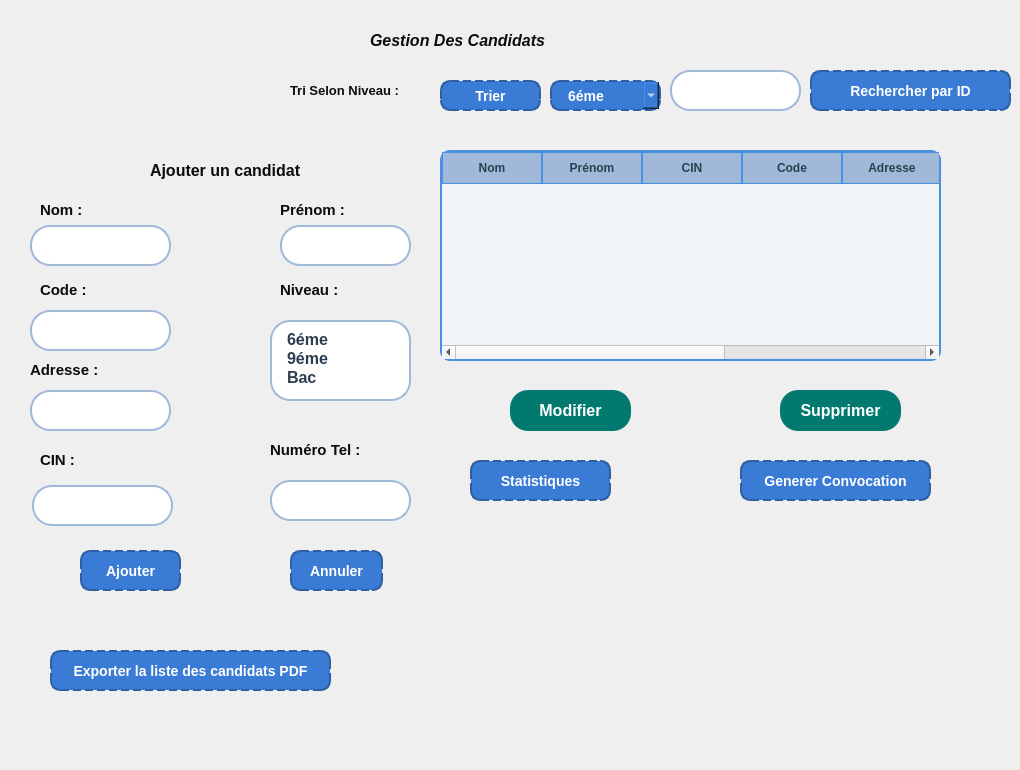
     <widget class="QWidget" name="GestCand">
      <widget class="QLabel" name="label_15">
       <property name="geometry">
        <rect>
         <x>370</x>
         <y>20</y>
         <width>231</width>
         <height>41</height>
        </rect>
       </property>
       <property name="font">
        <font>
         <pointsize>12</pointsize>
         <italic>true</italic>
         <bold>true</bold>
        </font>
       </property>
       <property name="styleSheet">
        <string notr="true">color: rgb(12, 12, 12);</string>
       </property>
       <property name="text">
        <string>Gestion Des Candidats</string>
       </property>
      </widget>
      <widget class="QLineEdit" name="lineNom">
       <property name="geometry">
        <rect>
         <x>30</x>
         <y>225</y>
         <width>141</width>
         <height>41</height>
        </rect>
       </property>
       <property name="font">
        <font>
         <pointsize>-1</pointsize>
         <bold>true</bold>
        </font>
       </property>
       <property name="tabletTracking">
        <bool>false</bool>
       </property>
       <property name="styleSheet">
        <string notr="true">#lineNom {
    background-color: #FFFFFF; /* Blanc pur pour un bon contraste */
    border: 2px solid #A0B9D9; /* Bordure bleu-gris pastel */
    border-radius: 20px; /* Coins arrondis */
    padding: 8px 12px; /* Espacement interne */
    font-size: 16px; /* Taille de police agréable */
    color: #2C3E50; /* Bleu foncé pour le texte */
    selection-background-color: #A0B9D9; /* Couleur de sélection */
}

#lineNom:focus {
    border: 2px solid #4A90E2; /* Bleu clair plus intense lors du focus */
    background-color: #F0F4F8; /* Légère variation pour effet moderne */
}

</string>
       </property>
       <property name="text">
        <string/>
       </property>
      </widget>
      <widget class="QLineEdit" name="lineCIN">
       <property name="geometry">
        <rect>
         <x>32</x>
         <y>485</y>
         <width>141</width>
         <height>41</height>
        </rect>
       </property>
       <property name="font">
        <font>
         <pointsize>-1</pointsize>
         <bold>true</bold>
        </font>
       </property>
       <property name="tabletTracking">
        <bool>false</bool>
       </property>
       <property name="styleSheet">
        <string notr="true">#lineCIN {
    background-color: #FFFFFF; /* Blanc pur pour un bon contraste */
    border: 2px solid #A0B9D9; /* Bordure bleu-gris pastel */
    border-radius: 20px; /* Coins arrondis */
    padding: 8px 12px; /* Espacement interne */
    font-size: 16px; /* Taille de police agréable */
    color: #2C3E50; /* Bleu foncé pour le texte */
    selection-background-color: #A0B9D9; /* Couleur de sélection */
}

#lineCIN:focus {
    border: 2px solid #4A90E2; /* Bleu clair plus intense lors du focus */
    background-color: #F0F4F8; /* Légère variation pour effet moderne */
}

</string>
       </property>
       <property name="text">
        <string/>
       </property>
      </widget>
      <widget class="QLineEdit" name="linePrenom">
       <property name="geometry">
        <rect>
         <x>280</x>
         <y>225</y>
         <width>131</width>
         <height>41</height>
        </rect>
       </property>
       <property name="font">
        <font>
         <pointsize>-1</pointsize>
         <bold>true</bold>
        </font>
       </property>
       <property name="tabletTracking">
        <bool>false</bool>
       </property>
       <property name="styleSheet">
        <string notr="true">#linePrenom {
    background-color: #FFFFFF; /* Blanc pur pour un bon contraste */
    border: 2px solid #A0B9D9; /* Bordure bleu-gris pastel */
    border-radius: 20px; /* Coins arrondis */
    padding: 8px 12px; /* Espacement interne */
    font-size: 16px; /* Taille de police agréable */
    color: #2C3E50; /* Bleu foncé pour le texte */
    selection-background-color: #A0B9D9; /* Couleur de sélection */
}

#linePrenom:focus {
    border: 2px solid #4A90E2; /* Bleu clair plus intense lors du focus */
    background-color: #F0F4F8; /* Légère variation pour effet moderne */
}

</string>
       </property>
       <property name="text">
        <string/>
       </property>
      </widget>
      <widget class="QLineEdit" name="lineAdresse">
       <property name="geometry">
        <rect>
         <x>30</x>
         <y>390</y>
         <width>141</width>
         <height>41</height>
        </rect>
       </property>
       <property name="font">
        <font>
         <pointsize>-1</pointsize>
         <bold>true</bold>
        </font>
       </property>
       <property name="tabletTracking">
        <bool>false</bool>
       </property>
       <property name="styleSheet">
        <string notr="true">#lineAdresse {
    background-color: #FFFFFF; /* Blanc pur pour un bon contraste */
    border: 2px solid #A0B9D9; /* Bordure bleu-gris pastel */
    border-radius: 20px; /* Coins arrondis */
    padding: 8px 12px; /* Espacement interne */
    font-size: 16px; /* Taille de police agréable */
    color: #2C3E50; /* Bleu foncé pour le texte */
    selection-background-color: #A0B9D9; /* Couleur de sélection */
}

#lineAdresse:focus {
    border: 2px solid #4A90E2; /* Bleu clair plus intense lors du focus */
    background-color: #F0F4F8; /* Légère variation pour effet moderne */
}

</string>
       </property>
       <property name="text">
        <string/>
       </property>
      </widget>
      <widget class="QLineEdit" name="lineNumTel">
       <property name="geometry">
        <rect>
         <x>270</x>
         <y>480</y>
         <width>141</width>
         <height>41</height>
        </rect>
       </property>
       <property name="font">
        <font>
         <pointsize>-1</pointsize>
         <bold>true</bold>
        </font>
       </property>
       <property name="tabletTracking">
        <bool>false</bool>
       </property>
       <property name="styleSheet">
        <string notr="true">#lineNumTel {
    background-color: #FFFFFF; /* Blanc pur pour un bon contraste */
    border: 2px solid #A0B9D9; /* Bordure bleu-gris pastel */
    border-radius: 20px; /* Coins arrondis */
    padding: 8px 12px; /* Espacement interne */
    font-size: 16px; /* Taille de police agréable */
    color: #2C3E50; /* Bleu foncé pour le texte */
    selection-background-color: #A0B9D9; /* Couleur de sélection */
}

#lineNumTel:focus {
    border: 2px solid #4A90E2; /* Bleu clair plus intense lors du focus */
    background-color: #F0F4F8; /* Légère variation pour effet moderne */
}

</string>
       </property>
       <property name="text">
        <string/>
       </property>
      </widget>
      <widget class="QLabel" name="label_30">
       <property name="geometry">
        <rect>
         <x>40</x>
         <y>200</y>
         <width>63</width>
         <height>20</height>
        </rect>
       </property>
       <property name="font">
        <font>
         <pointsize>11</pointsize>
         <bold>true</bold>
        </font>
       </property>
       <property name="styleSheet">
        <string notr="true">color: rgb(12, 12, 12);</string>
       </property>
       <property name="text">
        <string>Nom :</string>
       </property>
      </widget>
      <widget class="QLabel" name="label_31">
       <property name="geometry">
        <rect>
         <x>280</x>
         <y>200</y>
         <width>101</width>
         <height>20</height>
        </rect>
       </property>
       <property name="font">
        <font>
         <pointsize>11</pointsize>
         <bold>true</bold>
        </font>
       </property>
       <property name="styleSheet">
        <string notr="true">color: rgb(12, 12, 12);</string>
       </property>
       <property name="text">
        <string>Prénom :</string>
       </property>
      </widget>
      <widget class="QLabel" name="label_32">
       <property name="geometry">
        <rect>
         <x>270</x>
         <y>440</y>
         <width>121</width>
         <height>20</height>
        </rect>
       </property>
       <property name="font">
        <font>
         <pointsize>11</pointsize>
         <bold>true</bold>
        </font>
       </property>
       <property name="styleSheet">
        <string notr="true">color: rgb(12, 12, 12);</string>
       </property>
       <property name="text">
        <string>Numéro Tel :</string>
       </property>
      </widget>
      <widget class="QLabel" name="label_33">
       <property name="geometry">
        <rect>
         <x>40</x>
         <y>450</y>
         <width>63</width>
         <height>20</height>
        </rect>
       </property>
       <property name="font">
        <font>
         <pointsize>11</pointsize>
         <bold>true</bold>
        </font>
       </property>
       <property name="styleSheet">
        <string notr="true">color: rgb(12, 12, 12);</string>
       </property>
       <property name="text">
        <string>CIN :</string>
       </property>
      </widget>
      <widget class="QLabel" name="label_34">
       <property name="geometry">
        <rect>
         <x>280</x>
         <y>280</y>
         <width>91</width>
         <height>20</height>
        </rect>
       </property>
       <property name="font">
        <font>
         <pointsize>11</pointsize>
         <bold>true</bold>
        </font>
       </property>
       <property name="styleSheet">
        <string notr="true">color: rgb(12, 12, 12);</string>
       </property>
       <property name="text">
        <string>Niveau :</string>
       </property>
      </widget>
      <widget class="QLabel" name="label_35">
       <property name="geometry">
        <rect>
         <x>30</x>
         <y>360</y>
         <width>91</width>
         <height>20</height>
        </rect>
       </property>
       <property name="font">
        <font>
         <pointsize>11</pointsize>
         <bold>true</bold>
        </font>
       </property>
       <property name="styleSheet">
        <string notr="true">color: rgb(12, 12, 12);</string>
       </property>
       <property name="text">
        <string>Adresse :</string>
       </property>
      </widget>
      <widget class="QPushButton" name="AjButton_5">
       <property name="geometry">
        <rect>
         <x>80</x>
         <y>550</y>
         <width>101</width>
         <height>41</height>
        </rect>
       </property>
       <property name="mouseTracking">
        <bool>true</bool>
       </property>
       <property name="styleSheet">
        <string notr="true">#AjButton_5 { 
    background-color: #3A7BD5; /* Bleu plus profond et élégant */
     border: 2px dashed #2E5FA2; /* Bordure bleu foncé */
    border-radius: 10px; /* Coins arrondis */
    padding: 8px 16px; /* Espacement interne */
    font-size: 14px; /* Taille du texte */
    font-weight: bold; /* Texte en gras */
    color: white; /* Texte blanc */
}

#AjButton_5:hover { 
    background-color: #5294E2; /* Bleu légèrement plus clair au survol */
    border: 2px solid #3A7BD5;
}

#AjButton_5:pressed { 
    background-color: #A8D5BA; /* Vert pastel au clic */
    border: 2px solid #86C79A; /* Bordure verte pastel */
    color: #2C3E50; /* Texte bleu foncé */
}
</string>
       </property>
       <property name="text">
        <string>Ajouter</string>
       </property>
      </widget>
      <widget class="QPushButton" name="pushButton">
       <property name="geometry">
        <rect>
         <x>290</x>
         <y>550</y>
         <width>93</width>
         <height>41</height>
        </rect>
       </property>
       <property name="styleSheet">
        <string notr="true">#pushButton { 
    background-color: #3A7BD5; /* Bleu plus profond et élégant */
     border: 2px dashed #2E5FA2; /* Bordure bleu foncé */
    border-radius: 10px; /* Coins arrondis */
    padding: 8px 16px; /* Espacement interne */
    font-size: 14px; /* Taille du texte */
    font-weight: bold; /* Texte en gras */
    color: white; /* Texte blanc */
}

#pushButton:hover { 
    background-color: #5294E2; /* Bleu légèrement plus clair au survol */
    border: 2px solid #3A7BD5;
}

#pushButton:pressed { 
    background-color: #A8D5BA; /* Vert pastel au clic */
    border: 2px solid #86C79A; /* Bordure verte pastel */
    color: #2C3E50; /* Texte bleu foncé */
}
</string>
       </property>
       <property name="text">
        <string>Annuler</string>
       </property>
      </widget>
      <widget class="QLabel" name="label_36">
       <property name="geometry">
        <rect>
         <x>150</x>
         <y>150</y>
         <width>221</width>
         <height>41</height>
        </rect>
       </property>
       <property name="font">
        <font>
         <pointsize>12</pointsize>
         <bold>true</bold>
        </font>
       </property>
       <property name="styleSheet">
        <string notr="true">color: rgb(12, 12, 12);</string>
       </property>
       <property name="text">
        <string>Ajouter un candidat</string>
       </property>
      </widget>
      <widget class="QLineEdit" name="lineCode">
       <property name="geometry">
        <rect>
         <x>30</x>
         <y>310</y>
         <width>141</width>
         <height>41</height>
        </rect>
       </property>
       <property name="font">
        <font>
         <pointsize>-1</pointsize>
         <bold>true</bold>
        </font>
       </property>
       <property name="tabletTracking">
        <bool>false</bool>
       </property>
       <property name="styleSheet">
        <string notr="true">#lineCode {
    background-color: #FFFFFF; /* Blanc pur pour un bon contraste */
    border: 2px solid #A0B9D9; /* Bordure bleu-gris pastel */
    border-radius: 20px; /* Coins arrondis */
    padding: 8px 12px; /* Espacement interne */
    font-size: 16px; /* Taille de police agréable */
    color: #2C3E50; /* Bleu foncé pour le texte */
    selection-background-color: #A0B9D9; /* Couleur de sélection */
}

#lineCode:focus {
    border: 2px solid #4A90E2; /* Bleu clair plus intense lors du focus */
    background-color: #F0F4F8; /* Légère variation pour effet moderne */
}

</string>
       </property>
       <property name="text">
        <string/>
       </property>
      </widget>
      <widget class="QLabel" name="label_37">
       <property name="geometry">
        <rect>
         <x>40</x>
         <y>280</y>
         <width>63</width>
         <height>20</height>
        </rect>
       </property>
       <property name="font">
        <font>
         <pointsize>11</pointsize>
         <bold>true</bold>
        </font>
       </property>
       <property name="styleSheet">
        <string notr="true">color: rgb(12, 12, 12);
</string>
       </property>
       <property name="text">
        <string>Code :</string>
       </property>
      </widget>
      <widget class="QTableWidget" name="tableView">
       <property name="geometry">
        <rect>
         <x>440</x>
         <y>150</y>
         <width>501</width>
         <height>211</height>
        </rect>
       </property>
       <property name="styleSheet">
        <string notr="true">#tableView {
    border: 2px solid #4A90E2; /* Bordure bleue */
    border-radius: 10px; /* Coins arrondis */
    background-color: #F0F4F8; /* Fond légèrement gris-bleu */
    gridline-color: #A0B9D9; /* Couleur des lignes du tableau */
    selection-background-color: #4A90E2; /* Couleur de sélection */
    selection-color: white; /* Texte blanc lors de la sélection */
}

#tableView::item {
    padding: 8px; /* Espacement entre le texte et la cellule */
    color: #2C3E50; /* Texte bleu foncé */
}

#tableView::item:selected {
    background-color: #4A90E2; /* Fond bleu lors de la sélection */
    color: white; /* Texte blanc */
}

#tableView QHeaderView::section {
    background-color: #A0B9D9; /* En-tête avec une teinte bleu-gris */
    color: #2C3E50; /* Texte des en-têtes en bleu foncé */
    padding: 6px;
    border: 1px solid #4A90E2; /* Bordure des en-têtes */
    font-weight: bold;
}

#tableView QTableCornerButton::section {
    background-color: #4A90E2; /* Coin supérieur gauche */
    border: 1px solid #4A90E2;
}
</string>
       </property>
       <attribute name="horizontalHeaderVisible">
        <bool>true</bool>
       </attribute>
       <column>
        <property name="text">
         <string>Nom</string>
        </property>
       </column>
       <column>
        <property name="text">
         <string>Prénom</string>
        </property>
       </column>
       <column>
        <property name="text">
         <string>CIN</string>
        </property>
       </column>
       <column>
        <property name="text">
         <string>Code</string>
        </property>
       </column>
       <column>
        <property name="text">
         <string>Adresse</string>
        </property>
       </column>
       <column>
        <property name="text">
         <string>NuméroTel</string>
        </property>
       </column>
       <column>
        <property name="text">
         <string>Niveau</string>
        </property>
       </column>
      </widget>
      <widget class="QPushButton" name="btnSupprimer">
       <property name="geometry">
        <rect>
         <x>780</x>
         <y>390</y>
         <width>121</width>
         <height>41</height>
        </rect>
       </property>
       <property name="styleSheet">
        <string notr="true">QPushButton#btnSupprimer  {
    background-color: rgb(1, 121, 111); /* Vert sapin */
    color: white;
    font-size: 16px;
    font-weight: bold;
    border-radius: 18px; /* La moitié de la taille pour un cercle */
    border: none;
    transition: all 0.3s ease-in-out;
    text-align: center;
}

QPushButton#btnSupprimer:hover {
    background-color: rgb(3, 150, 138); /* Vert sapin plus clair au survol */
    box-shadow: 0px 3px 8px rgba(1, 121, 111, 0.4);
}

QPushButton#btnSupprimer :pressed {
    background-color: rgb(0, 100, 92); /* Vert sapin plus foncé*/
    box-shadow: 0px 2px 5px rgba(1, 121, 111, 0.5);
}</string>
       </property>
       <property name="text">
        <string>Supprimer</string>
       </property>
       <property name="icon">
        <iconset theme="QIcon::ThemeIcon::ListRemove"/>
       </property>
      </widget>
      <widget class="QPushButton" name="ModButton_5">
       <property name="geometry">
        <rect>
         <x>510</x>
         <y>390</y>
         <width>121</width>
         <height>41</height>
        </rect>
       </property>
       <property name="styleSheet">
        <string notr="true">QPushButton#ModButton_5 {
    background-color: rgb(1, 121, 111); /* Vert sapin */
    color: white;
    font-size: 16px;
    font-weight: bold;
    border-radius: 18px; /* La moitié de la taille pour un cercle */
    border: none;
    transition: all 0.3s ease-in-out;
    text-align: center;
}

QPushButton#ModButton_5:hover {
    background-color: rgb(3, 150, 138); /* Vert sapin plus clair au survol */
    box-shadow: 0px 3px 8px rgba(1, 121, 111, 0.4);
}

QPushButton#ModButton_5 :pressed {
    background-color: rgb(0, 100, 92); /* Vert sapin plus foncé*/
    box-shadow: 0px 2px 5px rgba(1, 121, 111, 0.5);
}</string>
       </property>
       <property name="text">
        <string>Modifier</string>
       </property>
       <property name="icon">
        <iconset theme="QIcon::ThemeIcon::ListRemove"/>
       </property>
      </widget>
      <widget class="QLabel" name="label_38">
       <property name="geometry">
        <rect>
         <x>290</x>
         <y>80</y>
         <width>161</width>
         <height>20</height>
        </rect>
       </property>
       <property name="font">
        <font>
         <pointsize>10</pointsize>
         <italic>false</italic>
         <bold>true</bold>
         <underline>false</underline>
         <strikeout>false</strikeout>
        </font>
       </property>
       <property name="acceptDrops">
        <bool>false</bool>
       </property>
       <property name="styleSheet">
        <string notr="true">color: rgb(12, 12, 12);</string>
       </property>
       <property name="text">
        <string>Tri Selon Niveau :</string>
       </property>
       <property name="textFormat">
        <enum>Qt::TextFormat::PlainText</enum>
       </property>
      </widget>
      <widget class="QPushButton" name="btnTrierNiveau">
       <property name="geometry">
        <rect>
         <x>440</x>
         <y>80</y>
         <width>101</width>
         <height>31</height>
        </rect>
       </property>
       <property name="styleSheet">
        <string notr="true">#btnTrierNiveau { 
    background-color: #3A7BD5; /* Bleu plus profond et élégant */
     border: 2px dashed #2E5FA2; /* Bordure bleu foncé */
    border-radius: 10px; /* Coins arrondis */
    padding: 8px 16px; /* Espacement interne */
    font-size: 14px; /* Taille du texte */
    font-weight: bold; /* Texte en gras */
    color: white; /* Texte blanc */
}

#btnTrierNiveau:hover { 
    background-color: #5294E2; /* Bleu légèrement plus clair au survol */
    border: 2px solid #3A7BD5;
}

#btnTrierNiveau:pressed { 
    background-color: #A8D5BA; /* Vert pastel au clic */
    border: 2px solid #86C79A; /* Bordure verte pastel */
    color: #2C3E50; /* Texte bleu foncé */
}
</string>
       </property>
       <property name="text">
        <string>Trier</string>
       </property>
      </widget>
      <widget class="QListWidget" name="comboNiveau">
       <property name="geometry">
        <rect>
         <x>270</x>
         <y>320</y>
         <width>141</width>
         <height>81</height>
        </rect>
       </property>
       <property name="font">
        <font>
         <pointsize>-1</pointsize>
         <bold>true</bold>
        </font>
       </property>
       <property name="styleSheet">
        <string notr="true">#comboNiveau {
    background-color: #FFFFFF; /* Blanc pur pour un bon contraste */
    border: 2px solid #A0B9D9; /* Bordure bleu-gris pastel */
    border-radius: 20px; /* Coins arrondis */
    padding: 8px 12px; /* Espacement interne */
    font-size: 16px; /* Taille de police agréable */
    color: #2C3E50; /* Bleu foncé pour le texte */
    selection-background-color: #A0B9D9; /* Couleur de sélection */
}

#comboNiveau:focus {
    border: 2px solid #4A90E2; /* Bleu clair plus intense lors du focus */
    background-color: #F0F4F8; /* Légère variation pour effet moderne */
}

</string>
       </property>
       <item>
        <property name="text">
         <string>6éme</string>
        </property>
       </item>
       <item>
        <property name="text">
         <string>9éme</string>
        </property>
       </item>
       <item>
        <property name="text">
         <string>Bac</string>
        </property>
       </item>
      </widget>
      <widget class="QLineEdit" name="lineCODE">
       <property name="geometry">
        <rect>
         <x>670</x>
         <y>70</y>
         <width>131</width>
         <height>41</height>
        </rect>
       </property>
       <property name="font">
        <font>
         <pointsize>-1</pointsize>
         <bold>true</bold>
        </font>
       </property>
       <property name="styleSheet">
        <string notr="true">QLineEdit {
    background-color: #FFFFFF; /* Blanc pur pour un bon contraste */
    border: 2px solid #A0B9D9; /* Bordure bleu-gris pastel */
    border-radius: 20px; /* Coins arrondis */
    padding: 8px 12px; /* Espacement interne */
    font-size: 16px; /* Taille de police agréable */
    color: #2C3E50; /* Bleu foncé pour le texte */
    selection-background-color: #A0B9D9; /* Couleur de sélection */
}

QLineEdit:focus {
    border: 2px solid #4A90E2; /* Bleu clair plus intense lors du focus */
    background-color: #F0F4F8; /* Légère variation pour effet moderne */
}
</string>
       </property>
      </widget>
      <widget class="QLabel" name="label_39">
       <property name="geometry">
        <rect>
         <x>740</x>
         <y>440</y>
         <width>49</width>
         <height>31</height>
        </rect>
       </property>
       <property name="text">
        <string/>
       </property>
       <property name="pixmap">
        <pixmap>../../../Downloads/wetransfer_projetcc_2025-02-12_1638/ProjetCC/img/modifier.png</pixmap>
       </property>
       <property name="scaledContents">
        <bool>true</bool>
       </property>
      </widget>
      <widget class="QComboBox" name="comboTriNiveau">
       <property name="geometry">
        <rect>
         <x>550</x>
         <y>80</y>
         <width>111</width>
         <height>31</height>
        </rect>
       </property>
       <property name="styleSheet">
        <string notr="true">#comboTriNiveau { 
    background-color: #3A7BD5; /* Bleu plus profond et élégant */
     border: 2px dashed #2E5FA2; /* Bordure bleu foncé */
    border-radius: 10px; /* Coins arrondis */
    padding: 8px 16px; /* Espacement interne */
    font-size: 14px; /* Taille du texte */
    font-weight: bold; /* Texte en gras */
    color: white; /* Texte blanc */
}

#comboTriNiveau:hover { 
    background-color: #5294E2; /* Bleu légèrement plus clair au survol */
    border: 2px solid #3A7BD5;
}

#comboTriNiveau:pressed { 
    background-color: #A8D5BA; /* Vert pastel au clic */
    border: 2px solid #86C79A; /* Bordure verte pastel */
    color: #2C3E50; /* Texte bleu foncé */
}
</string>
       </property>
       <item>
        <property name="text">
         <string>6éme</string>
        </property>
       </item>
       <item>
        <property name="text">
         <string>9éme</string>
        </property>
       </item>
       <item>
        <property name="text">
         <string>Bac</string>
        </property>
       </item>
      </widget>
      <widget class="QPushButton" name="btnRechercher">
       <property name="geometry">
        <rect>
         <x>810</x>
         <y>70</y>
         <width>201</width>
         <height>41</height>
        </rect>
       </property>
       <property name="styleSheet">
        <string notr="true">#btnRechercher { 
    background-color: #3A7BD5; /* Bleu plus profond et élégant */
     border: 2px dashed #2E5FA2; /* Bordure bleu foncé */
    border-radius: 10px; /* Coins arrondis */
    padding: 8px 16px; /* Espacement interne */
    font-size: 14px; /* Taille du texte */
    font-weight: bold; /* Texte en gras */
    color: white; /* Texte blanc */
}

#btnRechercher:hover { 
    background-color: #5294E2; /* Bleu légèrement plus clair au survol */
    border: 2px solid #3A7BD5;
}

#btnRechercher:pressed { 
    background-color: #A8D5BA; /* Vert pastel au clic */
    border: 2px solid #86C79A; /* Bordure verte pastel */
    color: #2C3E50; /* Texte bleu foncé */
}
</string>
       </property>
       <property name="text">
        <string>Rechercher par ID</string>
       </property>
      </widget>
      <widget class="QChartView" name="chartStats" native="true">
       <property name="geometry">
        <rect>
         <x>470</x>
         <y>530</y>
         <width>511</width>
         <height>231</height>
        </rect>
       </property>
       <property name="autoFillBackground">
        <bool>false</bool>
       </property>
      </widget>
      <widget class="QPushButton" name="btnpdf">
       <property name="geometry">
        <rect>
         <x>50</x>
         <y>650</y>
         <width>281</width>
         <height>41</height>
        </rect>
       </property>
       <property name="styleSheet">
        <string notr="true">#btnpdf { 
    background-color: #3A7BD5; /* Bleu plus profond et élégant */
     border: 2px dashed #2E5FA2; /* Bordure bleu foncé */
    border-radius: 10px; /* Coins arrondis */
    padding: 8px 16px; /* Espacement interne */
    font-size: 14px; /* Taille du texte */
    font-weight: bold; /* Texte en gras */
    color: white; /* Texte blanc */
}

#btnpdf:hover { 
    background-color: #5294E2; /* Bleu légèrement plus clair au survol */
    border: 2px solid #3A7BD5;
}

#btnpdf:pressed { 
    background-color: #A8D5BA; /* Vert pastel au clic */
    border: 2px solid #86C79A; /* Bordure verte pastel */
    color: #2C3E50; /* Texte bleu foncé */
}
</string>
       </property>
       <property name="text">
        <string>Exporter la liste des candidats PDF</string>
       </property>
      </widget>
      <widget class="QPushButton" name="btnStats">
       <property name="geometry">
        <rect>
         <x>470</x>
         <y>460</y>
         <width>141</width>
         <height>41</height>
        </rect>
       </property>
       <property name="styleSheet">
        <string notr="true">#btnStats { 
    background-color: #3A7BD5; /* Bleu plus profond et élégant */
     border: 2px dashed #2E5FA2; /* Bordure bleu foncé */
    border-radius: 10px; /* Coins arrondis */
    padding: 8px 16px; /* Espacement interne */
    font-size: 14px; /* Taille du texte */
    font-weight: bold; /* Texte en gras */
    color: white; /* Texte blanc */
}

#btnpdf:hover { 
    background-color: #5294E2; /* Bleu légèrement plus clair au survol */
    border: 2px solid #3A7BD5;
}

#btnStats:pressed { 
    background-color: #A8D5BA; /* Vert pastel au clic */
    border: 2px solid #86C79A; /* Bordure verte pastel */
    color: #2C3E50; /* Texte bleu foncé */
}
</string>
       </property>
       <property name="text">
        <string>Statistiques</string>
       </property>
      </widget>
      <widget class="QPushButton" name="btnConvocation">
       <property name="geometry">
        <rect>
         <x>740</x>
         <y>460</y>
         <width>191</width>
         <height>41</height>
        </rect>
       </property>
       <property name="styleSheet">
        <string notr="true">#btnConvocation { 
    background-color: #3A7BD5; /* Bleu plus profond et élégant */
     border: 2px dashed #2E5FA2; /* Bordure bleu foncé */
    border-radius: 10px; /* Coins arrondis */
    padding: 8px 16px; /* Espacement interne */
    font-size: 14px; /* Taille du texte */
    font-weight: bold; /* Texte en gras */
    color: white; /* Texte blanc */
}

#btnConvocation:hover { 
    background-color: #5294E2; /* Bleu légèrement plus clair au survol */
    border: 2px solid #3A7BD5;
}

#btnConvocation:pressed { 
    background-color: #A8D5BA; /* Vert pastel au clic */
    border: 2px solid #86C79A; /* Bordure verte pastel */
    color: #2C3E50; /* Texte bleu foncé */
}
</string>
       </property>
       <property name="text">
        <string>Generer Convocation</string>
       </property>
      </widget>
     </widget>
